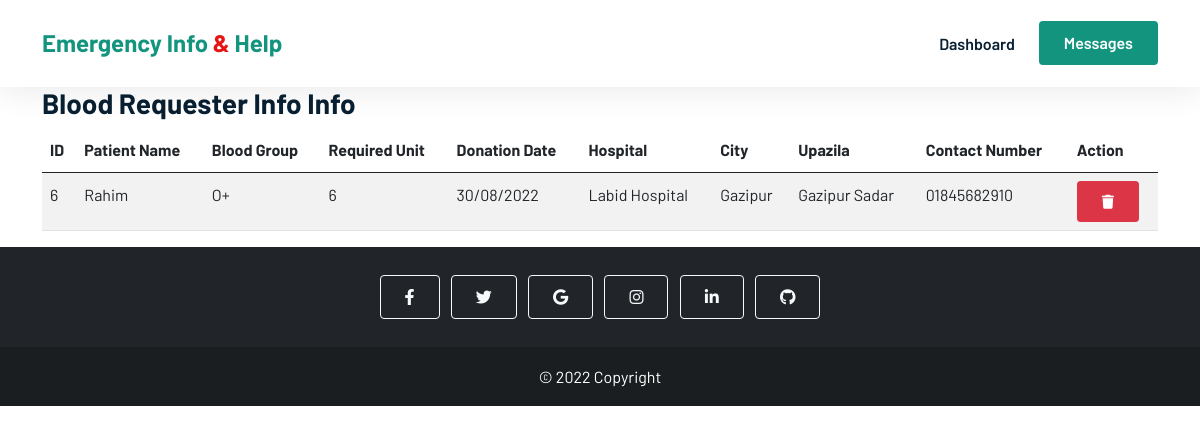
Page /admin/blood_request_info.php (signed in) on the earlier database version.
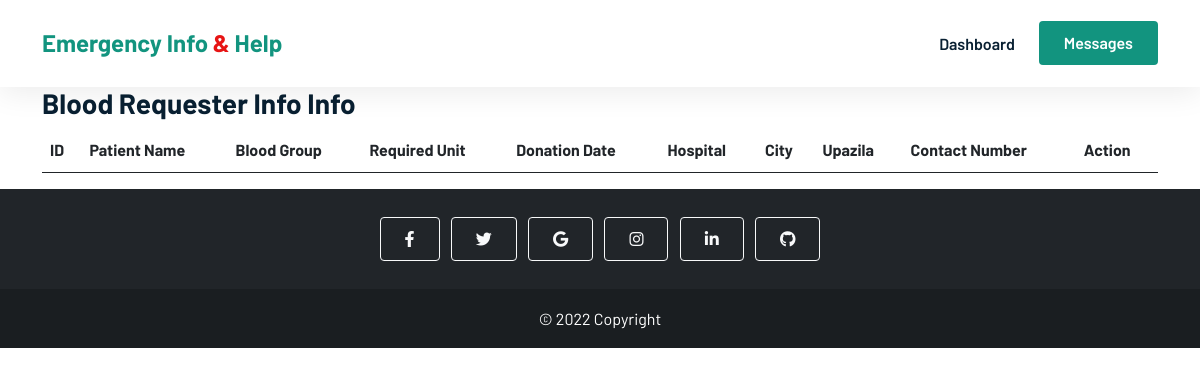
Same page on the later database version.
### tables this page shows
CREATE TABLE `blood_request` (
  `id` int(255) NOT NULL,
  `patient_name` varchar(255) NOT NULL,
  `blood_group` varchar(10) NOT NULL,
  `required_unit` varchar(10) NOT NULL,
  `gender` varchar(10) NOT NULL,
  `age` int(10) NOT NULL,
  `date_of_donation` varchar(255) NOT NULL,
  `hospital_name` varchar(255) NOT NULL,
  `hospital_address` varchar(255) NOT NULL,
  `division` varchar(255) NOT NULL,
  `city` varchar(255) NOT NULL,
  `upazila` varchar(255) NOT NULL,
  `contact_person` varchar(255) NOT NULL,
  `contact_number` varchar(255) NOT NULL,
  `patient_history` varchar(255) NOT NULL
);

### admin/blood_request_info.php (the view, shortened to what this page needs)
<?php
include_once './admin_includes/db.php';
$sql = "SELECT * FROM `blood_request`";
$results = $con->query($sql);
?>
<!DOCTYPE html>
<html lang="en">
<head>
    <link href="https://cdn.jsdelivr.net/npm/bootstrap@5.0.2/dist/css/bootstrap.min.css" rel="stylesheet" />
    <link rel="stylesheet" href="https://cdnjs.cloudflare.com/ajax/libs/font-awesome/6.1.1/css/all.min.css" />
    <link rel="stylesheet" href="//cdn.datatables.net/1.12.1/css/jquery.dataTables.min.css">
    <link rel="stylesheet" href="../css/style.css" />
</head>
<body>
    <header class="sticky-top">
        <nav class="navbar navbar-expand-lg  bg-white">
            <div class="container">
                <a class="navbar-brand" href="./admin_dashboard.php">Emergency Info <span>&</span> Help</a>
                <div class="collapse navbar-collapse" id="navbarNavDropdown">
                    <ul class="navbar-nav ms-auto">
                        <li class="nav-item">
                            <a class="nav-link" aria-current="page" href="./admin_dashboard.php">Dashboard</a>
                        </li>
                    </ul>
                    <a href="messages.php" class="btn btn-brand ms-lg-3">Messages</a>
                </div>
            </div>
        </nav>
    </header>
    <main>
        <div class="container">
            <h3>Blood Requester Info Info</h3>
            <div>
                <table class="table table-striped" id="messages">
                    <thead>
                        <tr>
                            <th scope="col">ID</th>
                            <th scope="col">Patient Name</th>
                            <th scope="col">Blood Group</th>
                            <th scope="col">Required Unit</th>
                            <th scope="col">Donation Date</th>
                            <th scope="col">Hospital</th>
                            <th scope="col">City</th>
                            <th scope="col">Upazila</th>
                            <th scope="col">Contact Number</th>
                            <th scope="col">Action</th>
                        </tr>
                    </thead>
                    <tbody>
                        <?php while ($row = $results->fetch_assoc()) : ?>
                            <tr>
                                <td><?php echo $row['id'] ?></td>
                                <td><?php echo $row['patient_name'] ?></td>
                                <td><?php echo $row['blood_group'] ?></td>
                                <td><?php echo $row['required_unit'] ?></td>
                                <td><?php echo $row['date_of_donation'] ?></td>
                                <td><?php echo $row['hospital_name'] ?></td>
                                <td><?php echo $row['city'] ?></td>
                                <td><?php echo $row['upazila'] ?></td>
                                <td><?php echo $row['contact_number'] ?></td>
                                <td>
                                    <button class='delete btn btn-sm btn-danger' id="<?php echo $row['id'] ?>"><i class=" fa-solid fa-trash"></i></button>
                                </td>
                            </tr>
                        <?php endwhile ?>
                    </tbody>
                </table>
            </div>
        </div>
    </main>
    <footer class="bg-dark text-center text-white">
        <div class="container p-4 pb-0">
            <section class="mb-4">
                <a class="btn btn-outline-light btn-floating m-1" href="#!" role="button"><i class="fab fa-facebook-f"></i></a>
                <a class="btn btn-outline-light btn-floating m-1" href="#!" role="button"><i class="fab fa-twitter"></i></a>
                <a class="btn btn-outline-light btn-floating m-1" href="#!" role="button"><i class="fab fa-google"></i></a>
                <a class="btn btn-outline-light btn-floating m-1" href="#!" role="button"><i class="fab fa-instagram"></i></a>
                <a class="btn btn-outline-light btn-floating m-1" href="#!" role="button"><i class="fab fa-linkedin-in"></i></a>
                <a class="btn btn-outline-light btn-floating m-1" href="#!" role="button"><i class="fab fa-github"></i></a>
            </section>
        </div>
        <div class="text-center p-3 footer-last">
            © 2022 Copyright
        </div>
    </footer>
</body>
</html>

Differences in the rows shown:
removed blood_request: id "6", patient_name "Rahim", blood_group "O+", required_unit "6", date_of_donation "30/08/2022", hospital_name "Labid Hospital", city "Gazipur", upazila "Gazipur Sadar", contact_number "01845682910"
